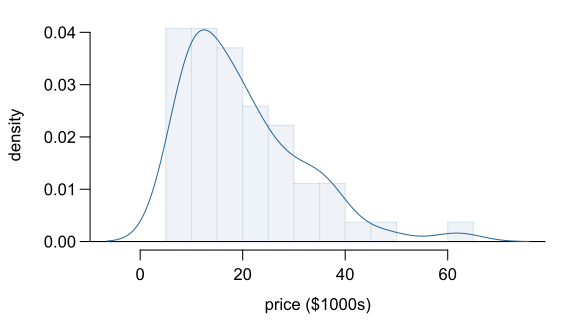

Write R code to recreate this figure.

par(mar=c(3.8, 4.5, 1, 1), mgp=c(2.2, 0.7, 0), las=1)
densityPlot(cars$price, col='#225588', histo='faded', fading='13', fadingBorder='28', breaks=15, xlab='price ($1000s)', main='', ylab='')
par(las=0)
mtext('density', side=2, line=3.3)
